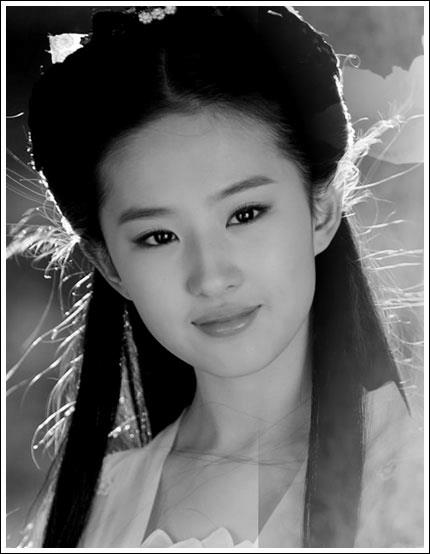
#> input picture Python/anhgoc.jpg, 430 x 554 px; the run also reads 1 picture not shown here
$ python compare.py
#> lines starting #> are read from the running program, lines starting #| are printed output that depends on the picture; long printed decimals are rounded
import math
import numpy as np

from PIL import Image
from skimage.metrics import structural_similarity


REFERENCE_IMAGE = "anhgoc.jpg"
TEST_IMAGE      = "anh_ketqua.png"


def load_gray(filename):
#> called with filename = 'anhgoc.jpg'
    img = Image.open(filename).convert("L")

    return np.asarray(
        img,
        dtype=np.uint8
    )


def evaluate_psnr(psnr):

    if psnr < 20:
        return "KEM"

    elif psnr < 30:
        return "TRUNG BINH"

    elif psnr < 35:
        return "TOT"

    elif psnr < 40:
        return "RAT TOT"

    else:
        return "XUAT SAC"


def evaluate_ssim(ssim):

    if ssim < 0.70:
        return "KEM"

    elif ssim < 0.85:
        return "TRUNG BINH"

    elif ssim < 0.95:
        return "TOT"

    elif ssim < 0.98:
        return "RAT TOT"

    else:
        return "XUAT SAC"


def evaluate_overall(psnr, ssim):

    # Xuất sắc
    if psnr >= 40 and ssim >= 0.98:
        return "XUAT SAC"

    # Rất tốt
    elif psnr >= 35 and ssim >= 0.95:
        return "RAT TOT"

    # Trường hợp PSNR tốt nhưng SSIM rất cao
    elif psnr >= 30 and ssim >= 0.95:
        return "RAT TOT"

    # Tốt
    elif psnr >= 30 and ssim >= 0.85:
        return "TOT"

    # Trung bình
    elif psnr >= 20 and ssim >= 0.70:
        return "TRUNG BINH"

    else:
        return "KEM"


def main():

    # Load images

    reference = load_gray(
        REFERENCE_IMAGE
    )

    test = load_gray(
        TEST_IMAGE
    )


    # Check dimensions

    if reference.shape != test.shape:

        raise ValueError(
            f"Image size mismatch: "
            f"reference={reference.shape}, "
            f"test={test.shape}"
        )


    # MSE

    diff = (
        reference.astype(np.float64)
        -
        test.astype(np.float64)
    )
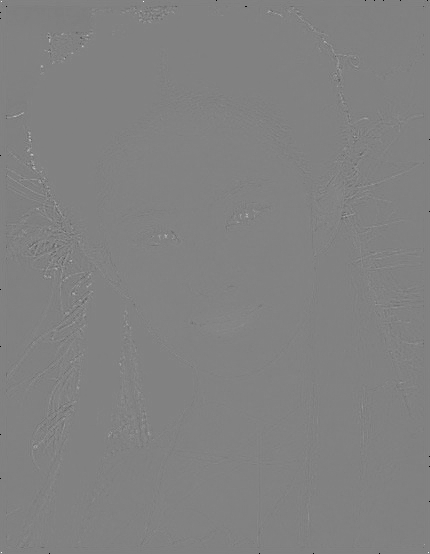
#> diff: shape (554, 430) float64; min -255, max 247, mean 0.4; drawn with min black and max white

    mse = np.mean(
        diff ** 2
    )
#> mse = 30.86


    # PSNR

    if mse == 0:
        psnr = float("inf")

    else:
        psnr = 10 * math.log10(
            (255.0 ** 2) / mse
        )
#> psnr = 33.24


    # SSIM
    ssim = structural_similarity(
        reference,
        test,
        data_range=255
    )
#> ssim = 0.961


    # Classification
    psnr_level = evaluate_psnr(psnr)
#> psnr_level = 'TOT'
    ssim_level = evaluate_ssim(ssim)
#> ssim_level = 'RAT TOT'

    overall = evaluate_overall(
        psnr,
        ssim
    )
#> overall = 'RAT TOT'


    # Print result

    print()

    print("=======IMAGE QUALITY EVALUATION=========")


    print(f"MSE  : {mse:.6f}")
#| MSE  : 30.856
    print(
        f"PSNR : {psnr:.6f} dB "
        f"--> {psnr_level}"
    )
#| PSNR : 33.237 dB --> TOT

    print(
        f"SSIM : {ssim:.6f} "
        f"--> {ssim_level}"
    )
#| SSIM : 0.9606 --> RAT TOT

    print("--------------------------------")

    print(
        f"OVERALL QUALITY : {overall}"
    )
#| OVERALL QUALITY : RAT TOT


if __name__ == "__main__":
    main()
